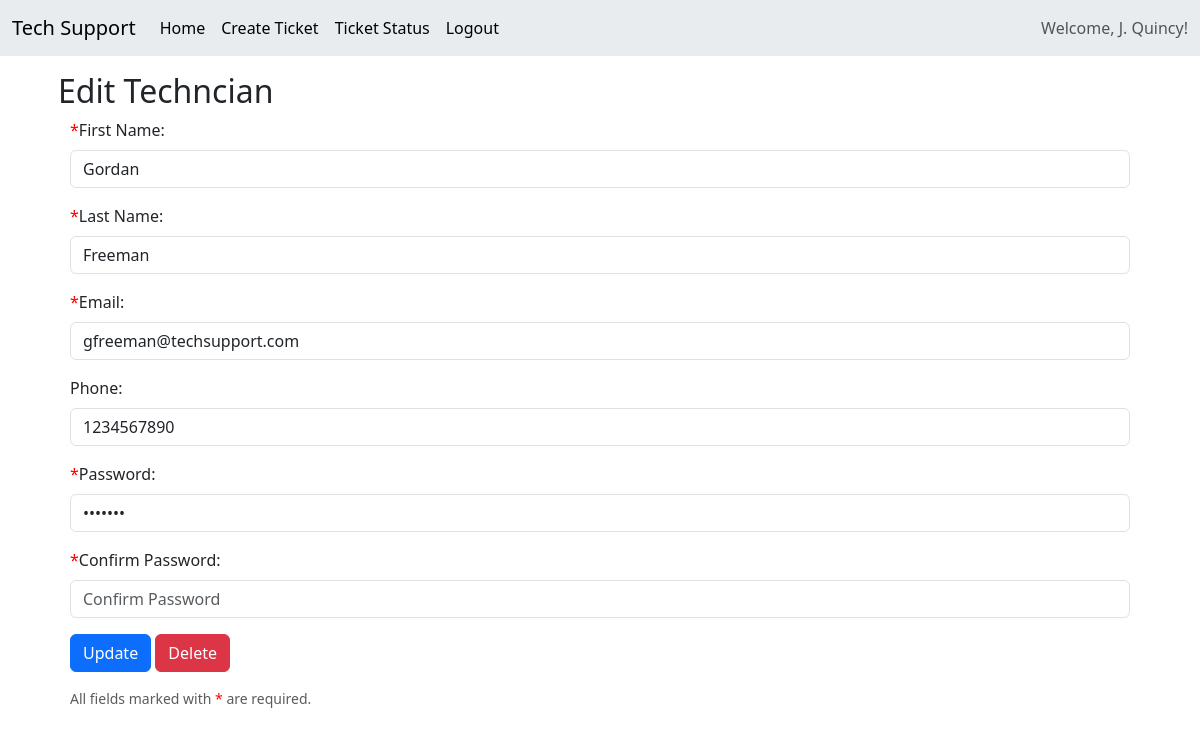
Screenshot of /edit-technician.php?id=18 (signed in) with the database file from the repository.
### tables this page shows
CREATE TABLE `users` (
  `user_id` int(11) NOT NULL,
  `first_name` varchar(50) NOT NULL,
  `last_name` varchar(50) NOT NULL,
  `email` varchar(50) NOT NULL,
  `password` varchar(50) NOT NULL,
  `phone_number` varchar(15) NOT NULL,
  `user_type` int(11) NOT NULL DEFAULT 1
);

### dbcontroller.php (called while the page is built, shortened)
<?php
    class db {
        private $host = "localhost";
        private $user = "techsupport";
        private $pwd = "supportme";
        private $db = "techsupport";
        public $conn;
        function __construct()
        {
            $this->conn = new mysqli($this->host, $this->user, $this->pwd, $this->db)
            or
            die("There was an error: ".$this->conn->connect_error);
        }
        function getUserData($id)
        {
            $sql = "SELECT * from `users` where user_id = $id LIMIT 1";
            return $this->conn->query($sql)->fetch_assoc();
        }
        function getUserTypeID($typeName)
        {
            $sql = "SELECT user_type_id from usertypes where user_type = '".$typeName."' LIMIT 1";
            $result = $this->conn->query($sql);
            $userTypeID = $result->fetch_row()[0] ?? false;
            if($userTypeID != false)
            {
                return $userTypeID;
            }
            else
            {
                return "Cannot find type";
            }
        }
        function getUserFullName($userID)
        {
            $sql = "SELECT first_name, last_name from users where user_id = '".$userID."' LIMIT 1";
            $result = $this->conn->query($sql);
            $name = $result->fetch_row()[0] ?? false;
            if($name != false)
            {
                return $name;
            }
            else
            {
                return "Guest";
            }
        }
    }
?>

### edit-technician.php (the view, shortened to what this page needs)
<?php
        include "header.php";
    ?>
    <div class="containter m-3">
        <h2>Edit Techncian</h2>
        <?php
        $fname = "";
        $lname = "";
        $email = "";
        $pass = "";
        $confirmPass = "";
        $phone = "";
        if(isset($_POST) && !empty($_POST))
        {
            if(key_exists("fName", $_POST)){
                $fname = $_POST['fName'];
            }
            if(key_exists("lName", $_POST)){
                $lname = $_POST['lName'];
            }
            if(key_exists("email", $_POST)){
                $email = $_POST['email'];
            }
            if(key_exists("pass", $_POST)){
                $pass = $_POST['pass'];
            }
            if(key_exists("confirmPass", $_POST)){
                $confirmPass = $_POST['confirmPass'];
            }
            if(key_exists("phone", $_POST)){
                $phone = $_POST['phone'];
            }
            try{
                $db->addNewTech($fname, $lname, $email, $pass, $phone);
                echo("
                <script>
                    alertBox = new AlertBox('Technician added successfully.', 'success');
                    alertBox.show();
                </script>"
            );
            }
            catch(Exception $e)
            {
                $error = true;
                echo("
                <script>
                    alertBox = new AlertBox('This technician already exists.', 'danger');
                    alertBox.show();
                </script>"
            );
            }
        }
        else {
            $tech = $db->getUserData($_GET["id"]);
            $fname = $tech["first_name"];
            $lname = $tech["last_name"];
            $email = $tech["email"];
            $pass = $tech["password"];
            $phone = $tech["phone_number"];
        }
        ?>
        <div class="container-fluid">
            <form method="POST" id="editTechForm" onsubmit="return FormValidation.validateTechUpdate()">
                <div class="mb-3">
                    <label class="form-label" for="fName"><span style="color:red">*</span>First Name:</label>
                    <input class="form-control" type="text" name="fName" placeholder="First Name" value="<?php print($fname); ?>"/>
                </div>
                <div class="mb-3">
                    <label class="form-label" for="lName"><span style="color:red">*</span>Last Name:</label>
                    <input class="form-control" type="text" name="lName" placeholder="Last Name" value="<?php print($lname); ?>"/>
                </div>
                <div class="mb-3">
                    <label class="form-label" for="email"><span style="color:red">*</span>Email:</label>
                    <input class="form-control" type="email" name="email" placeholder="Email Address" value="<?php print($email); ?>"/>
                </div>
                <div class="mb-3">
                    <label class="form-label" for="phone">Phone:</label>
                    <input class="form-control" type="text" name="phone" placeholder="Phone Number"value="<?php print($phone); ?>"/>
                </div>
                <div class="mb-3">
                    <label class="form-label" for="pass"><span style="color:red">*</span>Password:</label>
                    <input class="form-control" type="password" name="pass" placeholder="Password" value="<?php print($pass); ?>"/>
                </div>
                <div class="mb-3">
                    <label class="form-label" for="confirmPass"><span style="color:red">*</span>Confirm Password:</label>
                    <input class="form-control" type="password" name="confirmPass" placeholder="Confirm Password" value="<?php print($confirmPass); ?>"/>
                </div>
                <div class="mb-3">
                    <button type="submit" class="btn btn-primary">Update</button>
                    <button type="button" class="btn btn-danger">Delete</button>
                </div>
                <div class="mb-3 form-text">
                    All fields marked with <span style="color:red">*</span> are required.
                </div>
            </form>
        </div>
    </div>
    </body>
</html>

### header.php (shortened to what this page needs)
<!doctype html>
<html lang="en">
    <head>
        <link href="https://cdn.jsdelivr.net/npm/bootstrap@5.3.0-alpha2/dist/css/bootstrap.min.css" rel="stylesheet">
        <link href="https://getbootstrap.com/docs/5.3/assets/css/docs.css" rel="stylesheet">
        <?php
                include "dbcontroller.php";
            ?>
    </head>
    <body>
    <?php
        $db = new db();
    ?>
    <nav class="navbar navbar-expand-lg bg-body-secondary">
        <div class="container-fluid">
            <a class="navbar-brand" href="index.php">Tech Support</a>
            <div class="collapse navbar-collapse" id="menuItems">
                <ul class="navbar-nav me-auto mb2 mb-lg-0">
                    <li class="nav-item">
                        <a class="nav-link active" href="index.php">Home</a>
                    </li>
                    <?php
                        if(isset($_SESSION) && !empty($_SESSION))
                        {
                            echo("
                                <li class='nav-item'>
                                    <a class='nav-link active' href='create-ticket.php'>Create Ticket</a>
                                </li>
                            ");
                            if($_SESSION["userType"] == $db->getUserTypeID("Student") || $_SESSION["userType"] == $db->getUserTypeID("Faculty")){
                                echo("
                                    <li class='nav-item'>
                                        <a class='nav-link active' href='ticket-status.php'>Ticket Status</a>
                                    </li>
                                ");
                            }
                            echo("
                                <li class='nav-item'>
                                    <a class='nav-link active' href='logout.php'>Logout</a>
                                </li>
                            ");
                        }
                    ?>
                </ul>
                <?php
                    if(isset($_SESSION) && !empty($_SESSION)){
                        echo("
                            <span class='navbar-text'>
                                Welcome, ".$db->getUserFullName($_SESSION['userID'])."!
                            </span>
                        ");
                    }
                ?>
            </div>
        </div>
    </nav>
    <div class="container">

### rows the page displays
users: first_name "J. Quincy"
users: fName "Gordan", lName "Freeman", email "gfreeman@techsupport.com"
